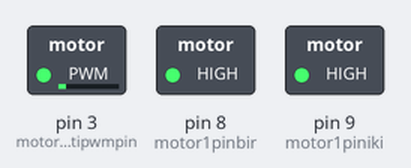
A sketch run on a simulated Arduino Uno, built with avr-gcc and run on an emulated ATmega328P. Shown: switched loads named in the sketch (green lamp = pin HIGH).

Above: at 0.1 s.
Timing chart, 0 to 1.6 s (numbered marks = the images above):
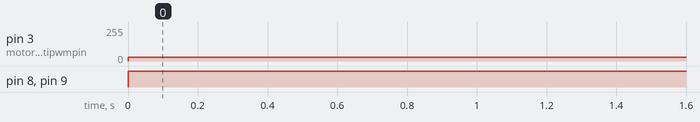

Measured:
- by itself, pin 3 (motorKontrolKartipwmpin): 0/255 → 30/255 at 0.00 s
- by itself, pin 8 (motor1pinbir), pin 9 (motor1piniki): LOW → HIGH at 0.00 s

The sketch:

l298_motor.ino
```cpp
const int motorKontrolKartipwmpin = 3;
const int motor1pinbir =8;
const int motor1piniki = 9;
void setup() {
  // put your setup code here, to run once:
  //pinmode tanımlamaları
  pinMode(motor1pinbir,OUTPUT);
  pinMode(motor1piniki,OUTPUT);
  pinMode(motorKontrolKartipwmpin,OUTPUT);
}

void loop() {
  // put your main code here, to run repeatedly:
  analogWrite(motorKontrolKartipwmpin,30);
  digitalWrite(motor1pinbir,HIGH);
  digitalWrite(motor1piniki,HIGH);
  delay(5000);
}
```
